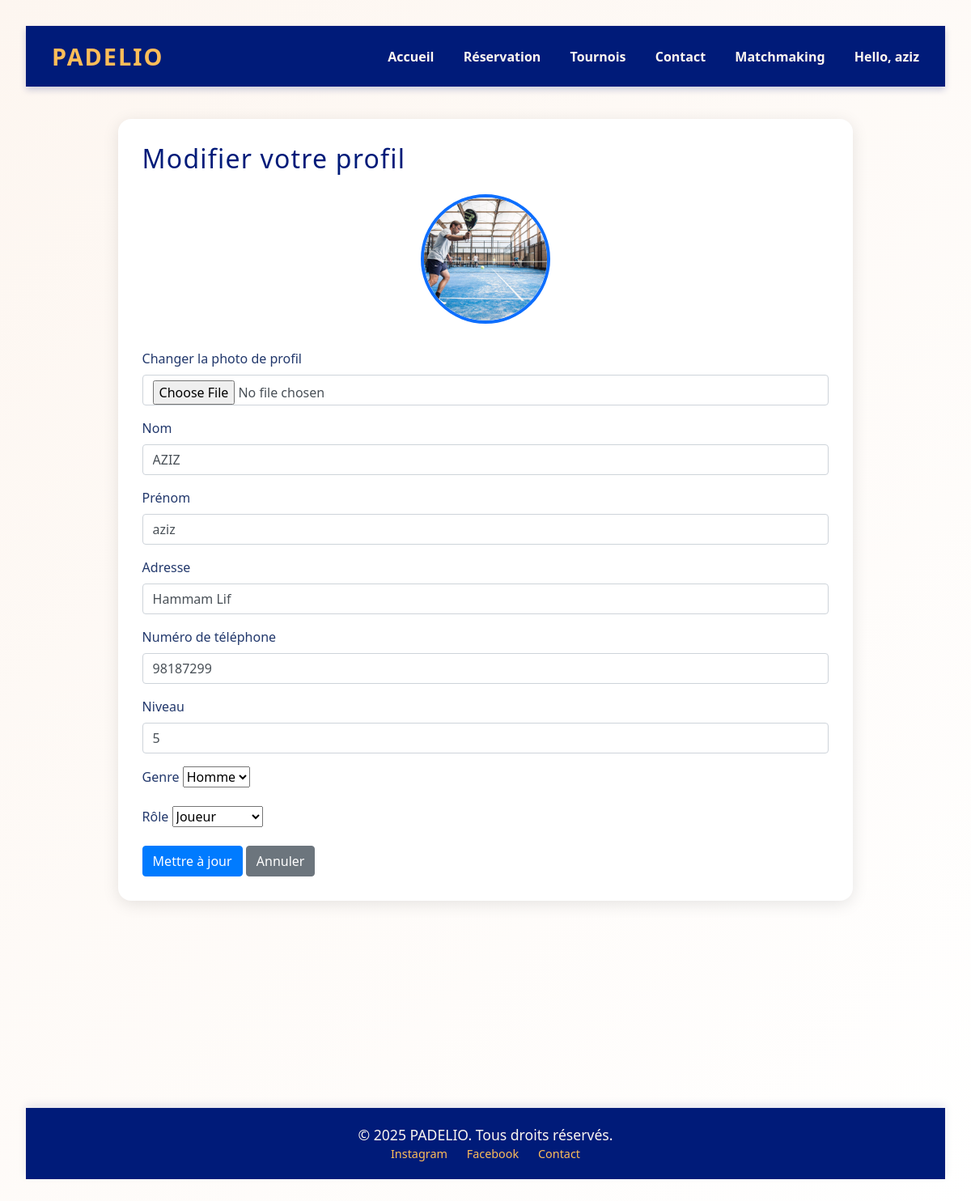
Screenshot of /profile/update/ (signed in) with the database file from the repository.
### reservation_app/models.py (models this page shows, shortened)
class User(models.Model):
    GENRE_CHOICES = [
        ('H', 'Homme'),
        ('F', 'Femme'),
    ]
    ROLE_CHOICES = [
        ('J', 'Joueur'),
        ('P', 'Propriétaire'),
    ]
    id = models.AutoField(primary_key=True)
    nom = models.CharField(max_length=100)
    prenom = models.CharField(max_length=100)
    email = models.EmailField(unique=True)
    mot_de_passe = models.CharField(max_length=100)
    adresse = models.TextField()
    numero_tel = models.CharField(max_length=20)
    niveau = models.CharField(max_length=50)
    genre = models.CharField(max_length=1, choices=GENRE_CHOICES)
    role = models.CharField(max_length=1, choices=ROLE_CHOICES)
    url_image = models.URLField(blank=True, null=True)
    photo_profil = models.ImageField(upload_to='profils/', blank=True, null=True)

### reservation_app/views.py (the view, shortened to what this page needs)
# urls.py: path('profile/update/', views.profile_update, name='profile_update'),
def profile_update(request):
    user_id = request.session.get('user_id')
    utilisateur = get_object_or_404(User, id=user_id)
    return render(request, 'profile_update.html', {'utilisateur': utilisateur})

### reservation_app/templates/profile_update.html (shortened to what this page needs)
{% load static %}
<!DOCTYPE html>
<html lang="fr">
<head>
    <link rel="stylesheet" href="https://cdn.jsdelivr.net/npm/bootstrap@4.1.3/dist/css/bootstrap.min.css"
>
</head>
<body>
    <header class="header-padel">
        <nav class="nav-padel">
            <div class="logo-padel">PADELIO</div>
            <div class="nav-links-padel">
                <a href="#accueil">Accueil</a>
                <a href="#reservation">Réservation</a>
                <a href="#tournois">Tournois</a>
                <a href="#contact">Contact</a>
                <a href="{% url 'matchmaking_home' %}">Matchmaking</a>
                <div class="dropdown">
                    <a href="#">Hello, <b>{{ utilisateur.prenom }}</b></a>
                </div>
            </div>
        </nav>
    </header>
 <div class="container form-container">
    <h2 class="mb-4">Modifier votre profil</h2>
    <form method="POST" enctype="multipart/form-data">
      <div class="mb-3 text-center">
        {% if utilisateur.photo_profil %}
          <img src="{{ utilisateur.photo_profil.url }}" alt="Photo actuelle" class="profile-img">
        {% else %}
          <img src="/media/profils/default_profile.png" alt="Photo par défaut" class="profile-img">
        {% endif %}
      </div>
      <div class="mb-3">
        <label for="photo_profil" class="form-label">Changer la photo de profil</label>
        <input type="file" name="photo_profil" class="form-control" id="photo_profil">
      </div>
      <div class="mb-3">
        <label class="form-label">Nom</label>
        <input type="text" name="nom" value="{{ utilisateur.nom }}" class="form-control" required>
      </div>
      <div class="mb-3">
        <label class="form-label">Prénom</label>
        <input type="text" name="prenom" value="{{ utilisateur.prenom }}" class="form-control" required>
      </div>
      <div class="mb-3">
        <label class="form-label">Adresse</label>
        <input type="text" name="adresse" value="{{ utilisateur.adresse }}" class="form-control" required>
      </div>
      <div class="mb-3">
        <label class="form-label">Numéro de téléphone</label>
        <input type="tel" name="numero_tel" value="{{ utilisateur.numero_tel }}" class="form-control" required>
      </div>
      <div class="mb-3">
        <label class="form-label">Niveau</label>
        <input type="text" name="niveau" value="{{ utilisateur.niveau }}" class="form-control" required>
      </div>
      <div class="mb-3">
        <label class="form-label">Genre</label>
        <select name="genre" class="form-select" required>
          <option value="H" {% if utilisateur.genre == "H" %}selected{% endif %}>Homme</option>
        </select>
      </div>
      <div class="mb-3">
        <label class="form-label">Rôle</label>
        <select name="role" class="form-select" required>
          <option value="J" {% if utilisateur.role == "J" %}selected{% endif %}>Joueur</option>
        </select>
      </div>
      <button type="submit" class="btn btn-primary">Mettre à jour</button>
      <a href="{% url 'profile' %}" class="btn btn-secondary ms-2">Annuler</a>
    </form>
  </div>
<br><br><br><br><br><br><br><br><br>
    <footer class="footer-padel">
        <div class="container">
            <p style="color: #fdf6f0;">&copy; 2025 PADELIO. Tous droits réservés.</p>
            <div class="social-links">
                <a href="#">Instagram</a>
                <a href="#">Facebook</a>
                <a href="#">Contact</a>
            </div>
        </div>
    </footer>
</body>
</html>

### reservation_app/templates/profile_update.html (style rules this page uses)
:root { --beige: #fdf6f0; --gold: #ffbd59; --blue-dark: #22386c; --blue-deep: #001b79; --font-family: 'Segoe UI', sans-serif; }
* { margin: 0; padding: 0; box-sizing: border-box; }
body { font-family: var(--font-family); background: linear-gradient(135deg, var(--beige), #ffffff); color: var(--blue-dark); min-height: 100vh; padding: 2rem; display: flex; flex-direction: column; align-items: center; }
.header-padel { width: 100%; background-color: var(--blue-deep); padding: 1rem 2rem; box-shadow: 0 4px 8px rgba(0, 27, 121, 0.2); position: sticky; top: 0; z-index: 100; }
.nav-padel { max-width: 1100px; margin: 0 auto; display: flex; justify-content: space-between; align-items: center; }
.logo-padel { color: var(--gold); font-weight: 700; font-size: 1.8rem; letter-spacing: 2px; }
.nav-links-padel a { color: var(--beige); text-decoration: none; margin-left: 2rem; font-weight: 600; transition: color 0.3s ease; }
h2 { color: var(--blue-deep); font-size: 2rem; margin-bottom: 1rem; letter-spacing: 1.2px; }
p { font-size: 1.1rem; color: var(--blue-dark); max-width: 650px; margin: 0 auto; }
.footer-padel { width: 100%; background-color: var(--blue-deep); color: var(--beige); font-size: 0.9rem; text-align: center; padding: 20px 0; box-shadow: 0 -4px 10px rgba(0, 27, 121, 0.1); margin: 0; }
.footer-padel .social-links a { color: var(--gold); margin: 0 10px; text-decoration: none; font-weight: 500; transition: color 0.3s ease; }
.dropdown { position: relative; display: inline-block; }
.form-container { max-width: 80%; margin: 40px auto; background-color: #fff; padding: 30px; border-radius: 16px; box-shadow: 0 4px 20px rgba(0,0,0,0.1); }
.profile-img { width: 160px; height: 160px; object-fit: cover; border-radius: 50%; margin-bottom: 15px; border: 4px solid #0d6efd; }

### rows the page displays
User: prenom "aziz", photo_profil (picture), nom "AZIZ", adresse "Hammam Lif", numero_tel "98187299", niveau "5", genre "Homme", role "Joueur"
